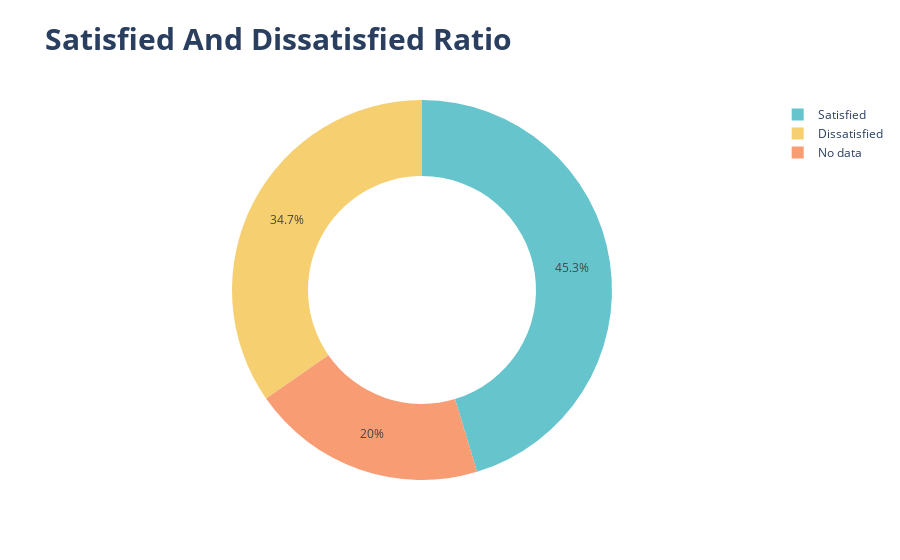

The notebook cell saved with this chart:
### Code cell
names = ["Satisfied","Dissatisfied", "No data"]
#names = ["Satisfied","Dissatisfied"]
fig=px.pie(df,values=df[TARGET].value_counts(),
           names=names,title="<b>Satisfied And Dissatisfied Ratio",
           hole=.6,
       color_discrete_sequence=px.colors.qualitative.Pastel,template="plotly")
fig.update_layout(title_font_size=30)
fig.show()

### Figure 1 — Plotly figure (JSON) as saved in the notebook; plotly's stock layout.template omitted (floating-point values rounded to 4 significant figures)
{"data": [{"domain": {"x": [0, 1], "y": [0, 1]}, "hole": 0.6, "hovertemplate": "label=%{label}<br>value=%{value}<extra></extra>", "labels": ["Satisfied", "Dissatisfied", "No data"], "legendgroup": "", "name": "", "showlegend": true, "type": "pie", "values": [57835, 44250, 25519]}], "layout": {"legend": {"tracegroupgap": 0}, "piecolorway": ["rgb(102, 197, 204)", "rgb(246, 207, 113)", "rgb(248, 156, 116)", "rgb(220, 176, 242)", "rgb(135, 197, 95)", "rgb(158, 185, 243)", "rgb(254, 136, 177)", "rgb(201, 219, 116)", "rgb(139, 224, 164)", "rgb(180, 151, 231)", "rgb(179, 179, 179)"], "title": {"font": {"size": 30}, "text": "<b>Satisfied And Dissatisfied Ratio"}}}
